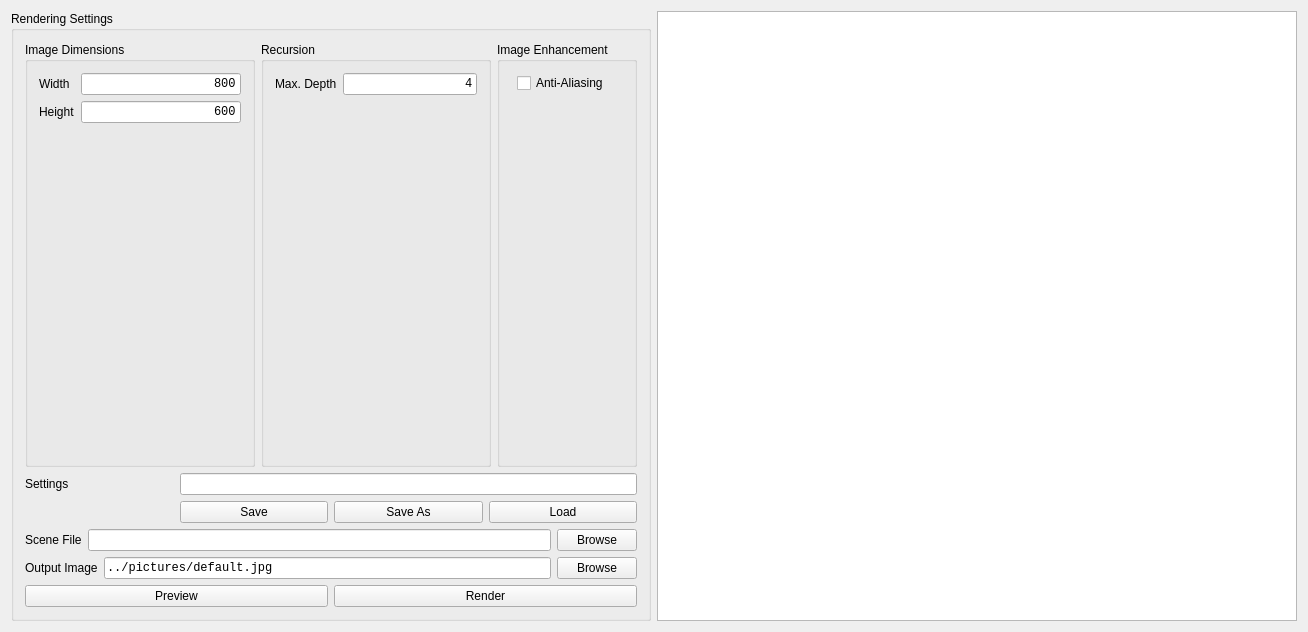
<?xml version="1.0" encoding="UTF-8"?>
<ui version="4.0">
 <class>BRenderWidget</class>
 <widget class="QWidget" name="BRenderWidget">
  <property name="geometry">
   <rect>
    <x>0</x>
    <y>0</y>
    <width>1308</width>
    <height>632</height>
   </rect>
  </property>
  <property name="windowTitle">
   <string>BRenderWidget</string>
  </property>
  <layout class="QGridLayout" name="gridLayout_6">
   <item row="0" column="0">
    <layout class="QHBoxLayout" name="horizontalLayout_6">
     <item>
      <layout class="QGridLayout" name="gridLayout_4">
       <item row="1" column="0">
        <widget class="QGroupBox" name="groupBox">
         <property name="minimumSize">
          <size>
           <width>0</width>
           <height>0</height>
          </size>
         </property>
         <property name="title">
          <string>Rendering Settings</string>
         </property>
         <layout class="QGridLayout" name="gridLayout_5">
          <item row="1" column="0" colspan="3">
           <layout class="QGridLayout" name="gridLayout_7">
            <item row="2" column="2">
             <widget class="QPushButton" name="pb_saveConfigFileAs">
              <property name="text">
               <string>Save As</string>
              </property>
             </widget>
            </item>
            <item row="0" column="0">
             <widget class="QLabel" name="label_2">
              <property name="text">
               <string>Settings</string>
              </property>
             </widget>
            </item>
            <item row="2" column="1">
             <widget class="QPushButton" name="pb_saveConfigFile">
              <property name="text">
               <string>Save</string>
              </property>
             </widget>
            </item>
            <item row="2" column="3">
             <widget class="QPushButton" name="pb_loadConfigFile">
              <property name="text">
               <string>Load</string>
              </property>
             </widget>
            </item>
            <item row="0" column="1" colspan="3">
             <widget class="QLineEdit" name="lineEdit_ConfigFile">
              <property name="palette">
               <palette>
                <active>
                 <colorrole role="BrightText">
                  <brush brushstyle="SolidPattern">
                   <color alpha="255">
                    <red>0</red>
                    <green>0</green>
                    <blue>0</blue>
                   </color>
                  </brush>
                 </colorrole>
                </active>
                <inactive>
                 <colorrole role="BrightText">
                  <brush brushstyle="SolidPattern">
                   <color alpha="255">
                    <red>0</red>
                    <green>0</green>
                    <blue>0</blue>
                   </color>
                  </brush>
                 </colorrole>
                </inactive>
                <disabled>
                 <colorrole role="BrightText">
                  <brush brushstyle="SolidPattern">
                   <color alpha="255">
                    <red>0</red>
                    <green>0</green>
                    <blue>0</blue>
                   </color>
                  </brush>
                 </colorrole>
                </disabled>
               </palette>
              </property>
              <property name="font">
               <font>
                <family>Consolas</family>
                <pointsize>9</pointsize>
               </font>
              </property>
              <property name="text">
               <string/>
              </property>
              <property name="readOnly">
               <bool>true</bool>
              </property>
             </widget>
            </item>
           </layout>
          </item>
          <item row="0" column="2">
           <widget class="QGroupBox" name="groupBox_4">
            <property name="title">
             <string>Image Enhancement</string>
            </property>
            <layout class="QGridLayout" name="gridLayout_3">
             <item row="0" column="0">
              <layout class="QFormLayout" name="formLayout_3">
               <item row="0" column="1">
                <widget class="QCheckBox" name="checkBox_antiAliasing">
                 <property name="text">
                  <string>Anti-Aliasing</string>
                 </property>
                </widget>
               </item>
              </layout>
             </item>
            </layout>
           </widget>
          </item>
          <item row="0" column="1">
           <widget class="QGroupBox" name="groupBox_3">
            <property name="title">
             <string>Recursion</string>
            </property>
            <layout class="QGridLayout" name="gridLayout_2">
             <item row="0" column="0">
              <layout class="QFormLayout" name="formLayout_2">
               <item row="0" column="1">
                <widget class="QLineEdit" name="lineEdit_recursionDepth">
                 <property name="palette">
                  <palette>
                   <active>
                    <colorrole role="BrightText">
                     <brush brushstyle="SolidPattern">
                      <color alpha="255">
                       <red>0</red>
                       <green>0</green>
                       <blue>0</blue>
                      </color>
                     </brush>
                    </colorrole>
                   </active>
                   <inactive>
                    <colorrole role="BrightText">
                     <brush brushstyle="SolidPattern">
                      <color alpha="255">
                       <red>0</red>
                       <green>0</green>
                       <blue>0</blue>
                      </color>
                     </brush>
                    </colorrole>
                   </inactive>
                   <disabled>
                    <colorrole role="BrightText">
                     <brush brushstyle="SolidPattern">
                      <color alpha="255">
                       <red>0</red>
                       <green>0</green>
                       <blue>0</blue>
                      </color>
                     </brush>
                    </colorrole>
                   </disabled>
                  </palette>
                 </property>
                 <property name="font">
                  <font>
                   <family>Consolas</family>
                   <pointsize>9</pointsize>
                  </font>
                 </property>
                 <property name="inputMethodHints">
                  <set>Qt::ImhDigitsOnly</set>
                 </property>
                 <property name="text">
                  <string>4</string>
                 </property>
                 <property name="maxLength">
                  <number>2</number>
                 </property>
                 <property name="alignment">
                  <set>Qt::AlignRight|Qt::AlignTrailing|Qt::AlignVCenter</set>
                 </property>
                </widget>
               </item>
               <item row="0" column="0">
                <widget class="QLabel" name="label_5">
                 <property name="text">
                  <string>Max. Depth</string>
                 </property>
                </widget>
               </item>
              </layout>
             </item>
            </layout>
           </widget>
          </item>
          <item row="0" column="0">
           <widget class="QGroupBox" name="groupBox_2">
            <property name="title">
             <string>Image Dimensions</string>
            </property>
            <layout class="QGridLayout" name="gridLayout">
             <item row="0" column="0">
              <layout class="QFormLayout" name="formLayout">
               <item row="0" column="0">
                <widget class="QLabel" name="label_3">
                 <property name="text">
                  <string>Width</string>
                 </property>
                </widget>
               </item>
               <item row="0" column="1">
                <widget class="QLineEdit" name="lineEdit_imgWidth">
                 <property name="palette">
                  <palette>
                   <active>
                    <colorrole role="BrightText">
                     <brush brushstyle="SolidPattern">
                      <color alpha="255">
                       <red>0</red>
                       <green>0</green>
                       <blue>0</blue>
                      </color>
                     </brush>
                    </colorrole>
                   </active>
                   <inactive>
                    <colorrole role="BrightText">
                     <brush brushstyle="SolidPattern">
                      <color alpha="255">
                       <red>0</red>
                       <green>0</green>
                       <blue>0</blue>
                      </color>
                     </brush>
                    </colorrole>
                   </inactive>
                   <disabled>
                    <colorrole role="BrightText">
                     <brush brushstyle="SolidPattern">
                      <color alpha="255">
                       <red>0</red>
                       <green>0</green>
                       <blue>0</blue>
                      </color>
                     </brush>
                    </colorrole>
                   </disabled>
                  </palette>
                 </property>
                 <property name="font">
                  <font>
                   <family>Consolas</family>
                   <pointsize>9</pointsize>
                  </font>
                 </property>
                 <property name="inputMethodHints">
                  <set>Qt::ImhDigitsOnly</set>
                 </property>
                 <property name="text">
                  <string>800</string>
                 </property>
                 <property name="maxLength">
                  <number>5</number>
                 </property>
                 <property name="alignment">
                  <set>Qt::AlignRight|Qt::AlignTrailing|Qt::AlignVCenter</set>
                 </property>
                 <property name="clearButtonEnabled">
                  <bool>false</bool>
                 </property>
                </widget>
               </item>
               <item row="1" column="1">
                <widget class="QLineEdit" name="lineEdit_imgHeight">
                 <property name="palette">
                  <palette>
                   <active>
                    <colorrole role="BrightText">
                     <brush brushstyle="SolidPattern">
                      <color alpha="255">
                       <red>0</red>
                       <green>0</green>
                       <blue>0</blue>
                      </color>
                     </brush>
                    </colorrole>
                   </active>
                   <inactive>
                    <colorrole role="BrightText">
                     <brush brushstyle="SolidPattern">
                      <color alpha="255">
                       <red>0</red>
                       <green>0</green>
                       <blue>0</blue>
                      </color>
                     </brush>
                    </colorrole>
                   </inactive>
                   <disabled>
                    <colorrole role="BrightText">
                     <brush brushstyle="SolidPattern">
                      <color alpha="255">
                       <red>0</red>
                       <green>0</green>
                       <blue>0</blue>
                      </color>
                     </brush>
                    </colorrole>
                   </disabled>
                  </palette>
                 </property>
                 <property name="font">
                  <font>
                   <family>Consolas</family>
                   <pointsize>9</pointsize>
                  </font>
                 </property>
                 <property name="inputMethodHints">
                  <set>Qt::ImhDigitsOnly</set>
                 </property>
                 <property name="text">
                  <string>600</string>
                 </property>
                 <property name="maxLength">
                  <number>5</number>
                 </property>
                 <property name="alignment">
                  <set>Qt::AlignRight|Qt::AlignTrailing|Qt::AlignVCenter</set>
                 </property>
                </widget>
               </item>
               <item row="1" column="0">
                <widget class="QLabel" name="label_4">
                 <property name="text">
                  <string>Height</string>
                 </property>
                </widget>
               </item>
              </layout>
             </item>
            </layout>
           </widget>
          </item>
          <item row="2" column="0" colspan="3">
           <layout class="QVBoxLayout" name="verticalLayout">
            <item>
             <layout class="QHBoxLayout" name="horizontalLayout">
              <item>
               <widget class="QLabel" name="label">
                <property name="text">
                 <string>Scene File</string>
                </property>
               </widget>
              </item>
              <item>
               <widget class="QLineEdit" name="lineEdit_sceneFile">
                <property name="palette">
                 <palette>
                  <active>
                   <colorrole role="BrightText">
                    <brush brushstyle="SolidPattern">
                     <color alpha="255">
                      <red>0</red>
                      <green>0</green>
                      <blue>0</blue>
                     </color>
                    </brush>
                   </colorrole>
                  </active>
                  <inactive>
                   <colorrole role="BrightText">
                    <brush brushstyle="SolidPattern">
                     <color alpha="255">
                      <red>0</red>
                      <green>0</green>
                      <blue>0</blue>
                     </color>
                    </brush>
                   </colorrole>
                  </inactive>
                  <disabled>
                   <colorrole role="BrightText">
                    <brush brushstyle="SolidPattern">
                     <color alpha="255">
                      <red>0</red>
                      <green>0</green>
                      <blue>0</blue>
                     </color>
                    </brush>
                   </colorrole>
                  </disabled>
                 </palette>
                </property>
                <property name="font">
                 <font>
                  <family>Consolas</family>
                  <pointsize>9</pointsize>
                 </font>
                </property>
                <property name="text">
                 <string/>
                </property>
               </widget>
              </item>
              <item>
               <widget class="QPushButton" name="pb_browseSceneFile">
                <property name="text">
                 <string>Browse</string>
                </property>
               </widget>
              </item>
             </layout>
            </item>
            <item>
             <layout class="QHBoxLayout" name="horizontalLayout_3">
              <item>
               <widget class="QLabel" name="label_6">
                <property name="text">
                 <string>Output Image</string>
                </property>
               </widget>
              </item>
              <item>
               <widget class="QLineEdit" name="lineEdit_outputImg">
                <property name="palette">
                 <palette>
                  <active>
                   <colorrole role="BrightText">
                    <brush brushstyle="SolidPattern">
                     <color alpha="255">
                      <red>0</red>
                      <green>0</green>
                      <blue>0</blue>
                     </color>
                    </brush>
                   </colorrole>
                  </active>
                  <inactive>
                   <colorrole role="BrightText">
                    <brush brushstyle="SolidPattern">
                     <color alpha="255">
                      <red>0</red>
                      <green>0</green>
                      <blue>0</blue>
                     </color>
                    </brush>
                   </colorrole>
                  </inactive>
                  <disabled>
                   <colorrole role="BrightText">
                    <brush brushstyle="SolidPattern">
                     <color alpha="255">
                      <red>0</red>
                      <green>0</green>
                      <blue>0</blue>
                     </color>
                    </brush>
                   </colorrole>
                  </disabled>
                 </palette>
                </property>
                <property name="font">
                 <font>
                  <family>Consolas</family>
                  <pointsize>9</pointsize>
                 </font>
                </property>
                <property name="text">
                 <string>../pictures/default.jpg</string>
                </property>
               </widget>
              </item>
              <item>
               <widget class="QPushButton" name="pb_browseOutputImg">
                <property name="text">
                 <string>Browse</string>
                </property>
               </widget>
              </item>
             </layout>
            </item>
            <item>
             <layout class="QHBoxLayout" name="horizontalLayout_4">
              <item>
               <widget class="QPushButton" name="pb_preview">
                <property name="text">
                 <string>Preview</string>
                </property>
               </widget>
              </item>
              <item>
               <widget class="QPushButton" name="pb_render">
                <property name="text">
                 <string>Render</string>
                </property>
               </widget>
              </item>
             </layout>
            </item>
           </layout>
          </item>
         </layout>
        </widget>
       </item>
      </layout>
     </item>
     <item>
      <widget class="QGraphicsView" name="imageView">
       <property name="minimumSize">
        <size>
         <width>600</width>
         <height>600</height>
        </size>
       </property>
      </widget>
     </item>
    </layout>
   </item>
  </layout>
 </widget>
 <layoutdefault spacing="6" margin="11"/>
 <resources/>
 <connections/>
</ui>
